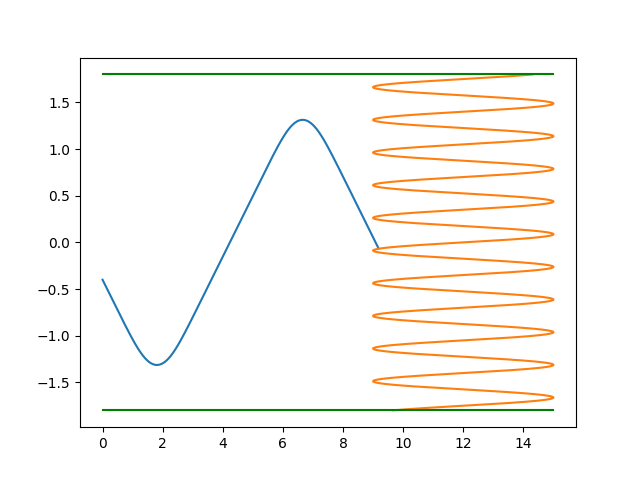

Python code for this plot:
import numpy as np
import matplotlib.pyplot as plt

R = 1.8
n2 = 1


def f1(y):
    return 1.4 + 0.3 * np.cos(0.5 * (y ** 4))


def Zf(y):
    return 12 + 3 * np.sin(17.951958020513104 * y)


omega = 3.3 * 10 ** 14
y0 = -0.4
alpha = -42


def getN1(y):
    return f1(y) * (1 - ((0.35 * 10 ** 14) / omega) ** 2)


def getStartSin():
    n1_0 = getN1(y0)
    sinBeta = np.sin(np.pi / 2 - np.arcsin(np.sin(abs(alpha)) * n2 / n1_0))
    return sinBeta, np.sign(alpha)


hop = 0.001

currentY = y0
currentZ = 0
currentN = getN1(currentY)
currentSin, direction = getStartSin()
totalLength = 0


def makeStep():
    global currentY
    global currentZ
    global currentN
    global currentSin
    global totalLength
    global direction

    newY = currentY + np.sqrt(1 - currentSin ** 2) * hop * direction
    newZ = currentZ + np.abs(currentSin) * hop
    newN = getN1(newY) if R >= abs(newY) else n2
    newSin = (currentSin * currentN) / newN

    totalLength += hop
    currentY = newY
    currentZ = newZ

    if (abs(newSin) >= 1):
        direction *= -1
        return

    currentN = newN
    currentSin = newSin


pointsByY = []
pointsByZ = []


def start():
    while (currentZ < Zf(currentY)):
        pointsByY.append(currentY)
        pointsByZ.append(currentZ)
        makeStep()

    print(totalLength)
    t1 = np.arange(-R, R, 0.001)
    plt.plot(pointsByZ, pointsByY, Zf(t1), t1, [0, 15], [R, R], 'g', [0, 15], [-R, -R], 'g')
    plt.show()


start()
